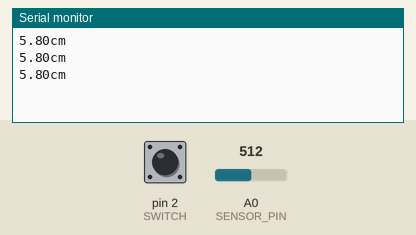
Simulated run of this sketch. Board: Arduino Uno, built with avr-gcc and run on an emulated ATmega328P. On the bench: the last lines printed to the serial monitor. Inputs (shaded band) come from the test bench; at power-on: A0 (SENSOR_PIN) = 512, pin 2 (SWITCH) HIGH.

Above: at 1.2 s.
1.3 s: A0 (SENSOR_PIN) set to 219
At 2.1 s:
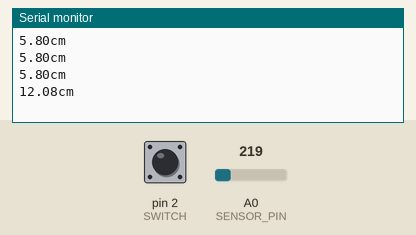
2.8 s: A0 (SENSOR_PIN) set to 188
At 3.6 s:
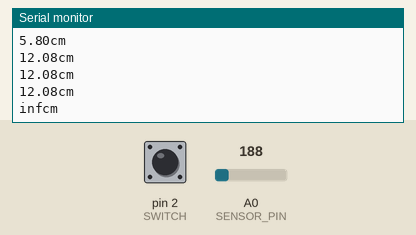

The sketch:

Experiment_3_Distances.ino
```cpp
// (licence header left out)
const int SENSOR_PIN = 0; //Analog pin 0 for output of sensor
const int SWITCH = 2; //cm - inch button
int ADC_Values[6]; //Array to hold ADC value
boolean previousButton = HIGH; //Variable containing the previous button state
boolean currentButton = HIGH; //Variable containing the current button state
boolean unit = true;  //Flag for cm or inches

void setup() {
  Serial.begin (9600); //Initialize serial monitor
  pinMode (SWITCH, INPUT); //Set pin 2 as input
}

void loop() {
  //Read unit switch
  currentButton = digitalRead(SWITCH); //Read the switch state
  if (previousButton != currentButton)
  {
    delay(5);  // Wait 5ms - switch debounce
    currentButton = digitalRead(SWITCH);// Read switch again
  }
  if (previousButton == HIGH && currentButton == LOW) //Detect a button press
  {
    unit = !unit;  //Toggle between cm and inches
  }
  previousButton = currentButton;  //Reset button value

  for (int i = 0; i < 6; i++) {
    ADC_Values [i] = analogRead (SENSOR_PIN); //Read sensor 6 times
    delay (5); //Small delay to allow sensor to settle
  }
  //work out total sum of readings
  int ADC_Total_Value = 0;
  for (int i = 0; i < 6; i++) {
    ADC_Total_Value = ADC_Total_Value + ADC_Values [i];
  }
  int average_ADC_Value = round (ADC_Total_Value / 6); //calculate average
  //Calculate distance
  float distance = 12.08 * pow((5 * average_ADC_Value) / 1023, -1.058);
  //Convert to cm or inches
  if (unit == true) { //unit is cm
    Serial.print(distance); //By default serial monitor prints 2 decimal places
    Serial.println("cm");
  } else { //Unit is inches
    distance = distance / 2.54;
    Serial.print(distance); //By default serial monitor prints 2 decimal places
    Serial.println("inches");
  }
  delay (500);
}
```

Measured:
- the behaviour switches between 205 and 204 on A0 (SENSOR_PIN) (found by bisection; images 1 and 2)
- after the input at 1.3 s, the serial monitor: prints a new line after 0.33 s (image 1)
- after the input at 2.8 s, the serial monitor: prints a new line after 0.42 s (image 2)
